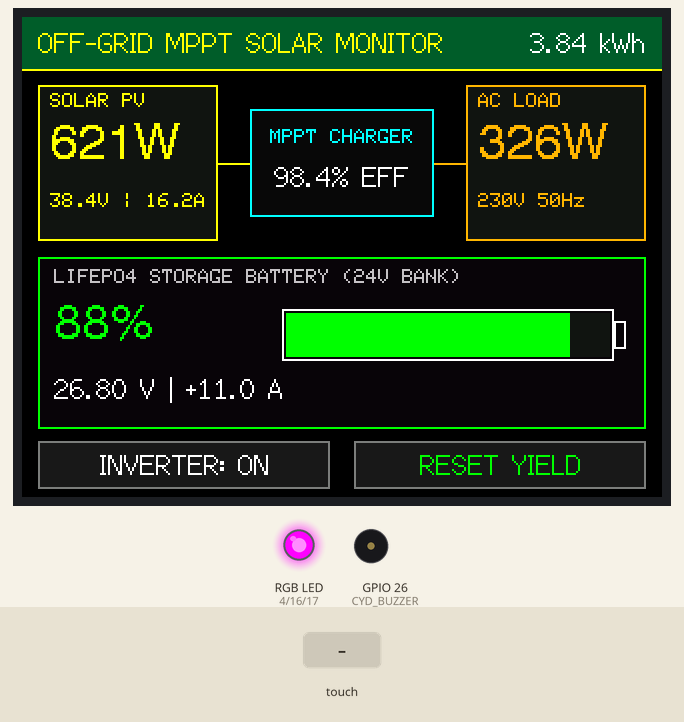
Bench run of a sketch on a simulated ESP32. Parts: 320×240 colour display, an RGB LED mixed from three pins (HIGH = lit), buzzer (waves = sounding). Inputs (shaded band) come from the test bench. Random numbers use the default seed unless the sketch sets one.

Above: at 3.2 s.
3.3 s: touch panel pressed at 13 % / 90 % of its raw x / y range
At 4.8 s:
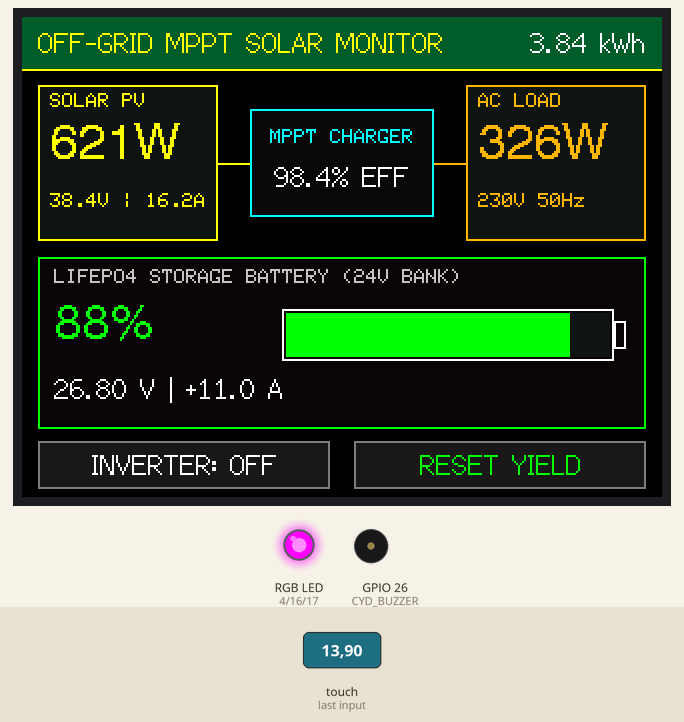
6.3 s: touch panel pressed at 38 % / 90 % of its raw x / y range
At 8.3 s:
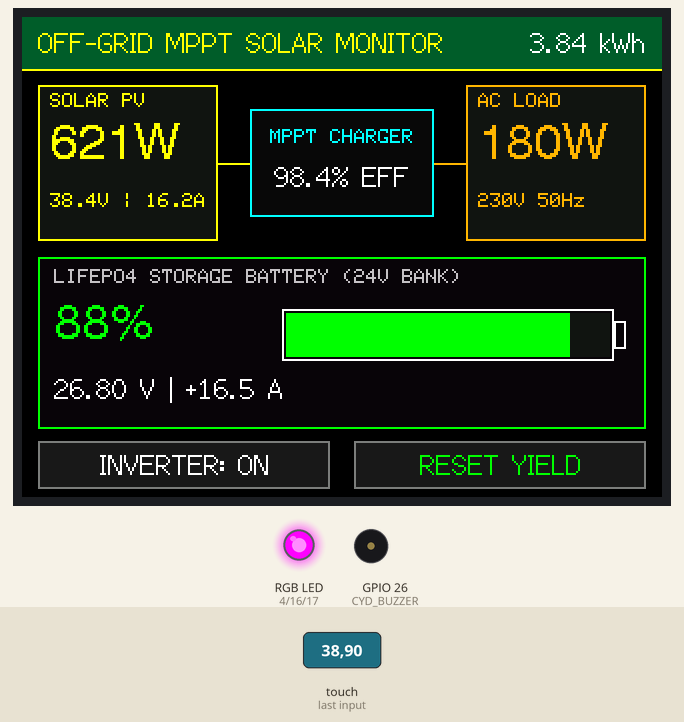
Timing chart, 0 to 9.8 s (numbered marks = the images above; inputs shaded):
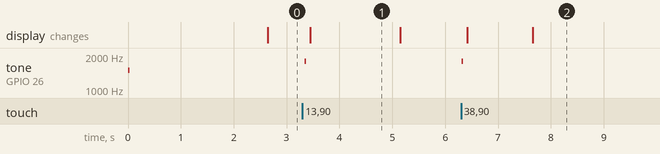

The sketch:

17-solar-battery-mppt-dashboard.ino
```cpp
// (licence header left out)
#include <Arduino.h>
#include <SPI.h>
#include <TFT_eSPI.h>
#include <XPT2046_Touchscreen.h>

// Touch Pins
#define XPT2046_IRQ 36
#define XPT2046_MOSI 32
#define XPT2046_MISO 39
#define XPT2046_CLK 25
#define XPT2046_CS 33

// Onboard Peripherals
#define CYD_LED_RED 4
#define CYD_LED_GREEN 16
#define CYD_LED_BLUE 17
#define CYD_BUZZER 26
#define CYD_LDR 34

SPIClass touchSPI = SPIClass(VSPI);
XPT2046_Touchscreen ts(XPT2046_CS, XPT2046_IRQ);
TFT_eSPI tft = TFT_eSPI();

// Telemetry State
float solarWatts = 640.0;
float solarVolts = 38.4;
float solarAmps = 16.6;

int batterySoc = 88; // %
float batteryVolts = 26.8; // 24V nominal LiFePO4
float batteryAmps = 12.4; // Charging current (+) or Discharging (-)
float batteryTemp = 24.2;

float loadWatts = 320.0;
float dailyYieldKwh = 3.84;

bool inverterActive = true;

void beep(int freq, int durationMs) {
  tone(CYD_BUZZER, freq, durationMs);
}

void setRGB(bool r, bool g, bool b) {
  digitalWrite(CYD_LED_RED, r ? LOW : HIGH);
  digitalWrite(CYD_LED_GREEN, g ? LOW : HIGH);
  digitalWrite(CYD_LED_BLUE, b ? LOW : HIGH);
}

void drawHeader() {
  tft.fillRect(0, 0, 320, 26, 0x02E5);
  tft.drawFastHLine(0, 26, 320, TFT_YELLOW);

  tft.setTextColor(TFT_YELLOW, 0x02E5);
  tft.setTextDatum(ML_DATUM);
  tft.drawString("OFF-GRID MPPT SOLAR MONITOR", 8, 13, 2);

  tft.setTextColor(TFT_WHITE, 0x02E5);
  tft.setTextDatum(MR_DATUM);
  char buf[32];
  snprintf(buf, sizeof(buf), "%.2f kWh", dailyYieldKwh);
  tft.drawString(buf, 312, 13, 2);
}

void drawEnergyFlowDiagram() {
  // Solar PV Box (Left)
  tft.fillRect(8, 34, 90, 78, 0x10A2);
  tft.drawRect(8, 34, 90, 78, TFT_YELLOW);
  tft.setTextColor(TFT_YELLOW, 0x10A2);
  tft.setTextDatum(TL_DATUM);
  tft.drawString("SOLAR PV", 14, 38, 1);
  char buf[32];
  snprintf(buf, sizeof(buf), "%.0fW", solarWatts);
  tft.drawString(buf, 14, 52, 4);
  snprintf(buf, sizeof(buf), "%.1fV | %.1fA", solarVolts, solarAmps);
  tft.drawString(buf, 14, 88, 1);

  // MPPT Center Box
  tft.fillRect(114, 46, 92, 54, 0x0841);
  tft.drawRect(114, 46, 92, 54, TFT_CYAN);
  tft.setTextColor(TFT_CYAN, 0x0841);
  tft.setTextDatum(MC_DATUM);
  tft.drawString("MPPT CHARGER", 160, 60, 1);
  tft.setTextColor(TFT_WHITE, 0x0841);
  tft.drawString("98.4% EFF", 160, 80, 2);

  // AC Inverter / Load Box (Right)
  tft.fillRect(222, 34, 90, 78, 0x10A2);
  tft.drawRect(222, 34, 90, 78, TFT_ORANGE);
  tft.setTextColor(TFT_ORANGE, 0x10A2);
  tft.setTextDatum(TL_DATUM);
  tft.drawString("AC LOAD", 228, 38, 1);
  snprintf(buf, sizeof(buf), "%.0fW", loadWatts);
  tft.drawString(buf, 228, 52, 4);
  snprintf(buf, sizeof(buf), "230V 50Hz", loadWatts);
  tft.drawString(buf, 228, 88, 1);

  // Connecting flow arrows
  tft.drawFastHLine(98, 73, 16, TFT_YELLOW);
  tft.drawFastHLine(206, 73, 16, TFT_ORANGE);

  // Battery Section (Bottom Hero)
  tft.fillRect(8, 120, 304, 86, 0x0821);
  tft.drawRect(8, 120, 304, 86, (batterySoc > 20) ? TFT_GREEN : TFT_RED);

  tft.setTextColor(TFT_SILVER, 0x0821);
  tft.setTextDatum(TL_DATUM);
  tft.drawString("LIFEPO4 STORAGE BATTERY (24V BANK)", 16, 126, 1);

  // SOC Big Value
  tft.setTextColor((batterySoc > 20) ? TFT_GREEN : TFT_RED, 0x0821);
  snprintf(buf, sizeof(buf), "%d%%", batterySoc);
  tft.drawString(buf, 16, 142, 4);

  // Battery metrics text
  tft.setTextColor(TFT_WHITE, 0x0821);
  snprintf(buf, sizeof(buf), "%.2f V | %+.1f A", batteryVolts, batteryAmps);
  tft.drawString(buf, 16, 178, 2);

  // Battery Fill Bar Visual
  int barX = 130;
  int barY = 146;
  int barW = 166;
  int barH = 26;
  tft.drawRect(barX, barY, barW, barH, TFT_WHITE);
  tft.drawRect(barX + barW, barY + 6, 6, barH - 12, TFT_WHITE); // Battery terminal pip
  int fillW = (batterySoc * (barW - 4)) / 100;
  uint16_t socColor = (batterySoc > 50) ? TFT_GREEN : (batterySoc > 20) ? TFT_YELLOW : TFT_RED;
  tft.fillRect(barX + 2, barY + 2, fillW, barH - 4, socColor);
  tft.fillRect(barX + 2 + fillW, barY + 2, (barW - 4) - fillW, barH - 4, 0x10A2);

  // Bottom Action Bar
  tft.fillRect(8, 212, 146, 24, 0x18C3);
  tft.drawRect(8, 212, 146, 24, TFT_DARKGREY);
  tft.setTextColor(TFT_WHITE, 0x18C3);
  tft.setTextDatum(MC_DATUM);
  tft.drawString(inverterActive ? "INVERTER: ON" : "INVERTER: OFF", 81, 224, 2);

  tft.fillRect(166, 212, 146, 24, 0x18C3);
  tft.drawRect(166, 212, 146, 24, TFT_DARKGREY);
  tft.setTextColor(TFT_GREEN, 0x18C3);
  tft.drawString("RESET YIELD", 239, 224, 2);
}

void simulateSolarCycle() {
  static uint32_t lastTick = 0;
  if (millis() - lastTick > 2500) {
    lastTick = millis();

    // Slight solar fluctuations
    solarWatts = constrain(solarWatts + ((rand() % 41) - 20), 120.0f, 950.0f);
    solarAmps = solarWatts / solarVolts;

    if (inverterActive) {
      loadWatts = constrain(loadWatts + ((rand() % 31) - 15), 180.0f, 850.0f);
    } else {
      loadWatts = 0;
    }

    // Net battery power = solar - load
    float netPower = solarWatts - loadWatts;
    batteryAmps = netPower / batteryVolts;

    if (batteryAmps > 0 && batterySoc < 100) {
      batterySoc = constrain(batterySoc + (rand() % 2 == 0 ? 1 : 0), 0, 100);
      setRGB(false, true, false); // Green charging
    } else if (batteryAmps < 0) {
      setRGB(true, true, false); // Yellow discharging
    }

    dailyYieldKwh += (solarWatts / 3600.0f / 1000.0f) * 2.5f;

    drawEnergyFlowDiagram();
  }
}

void setup() {
  Serial.begin(115200);

  pinMode(CYD_LED_RED, OUTPUT);
  pinMode(CYD_LED_GREEN, OUTPUT);
  pinMode(CYD_LED_BLUE, OUTPUT);
  setRGB(false, true, false);

  pinMode(CYD_BUZZER, OUTPUT);
  beep(1500, 30);

  touchSPI.begin(XPT2046_CLK, XPT2046_MISO, XPT2046_MOSI, XPT2046_CS);
  ts.begin(touchSPI);
  ts.setRotation(1);

  tft.init();
  tft.setRotation(1);
  tft.fillScreen(TFT_BLACK);

  drawHeader();
  drawEnergyFlowDiagram();
}

void loop() {
  simulateSolarCycle();

  if (ts.touched()) {
    TS_Point p = ts.getPoint();
    int touchX = map(p.x, 200, 3700, 0, 320);
    int touchY = map(p.y, 240, 3800, 0, 240);

    if (touchY > 210) {
      if (touchX < 160) {
        inverterActive = !inverterActive;
        beep(1800, 30);
      } else {
        dailyYieldKwh = 0.0;
        beep(2200, 40);
      }
      drawHeader();
      drawEnergyFlowDiagram();
      delay(250);
    }
  }

  delay(50);
}
```

Measured:
- after the input at 3.3 s, tone on GPIO 26 (CYD_BUZZER): silent → 1800 Hz after 0.05 s, → silent 0.03 s later
- after the input at 6.3 s, tone on GPIO 26 (CYD_BUZZER): silent → 1800 Hz at once, → silent 0.03 s later
- what the display in image 1 shows lasts 1.7 s, from 3.5 s to 5.2 s
